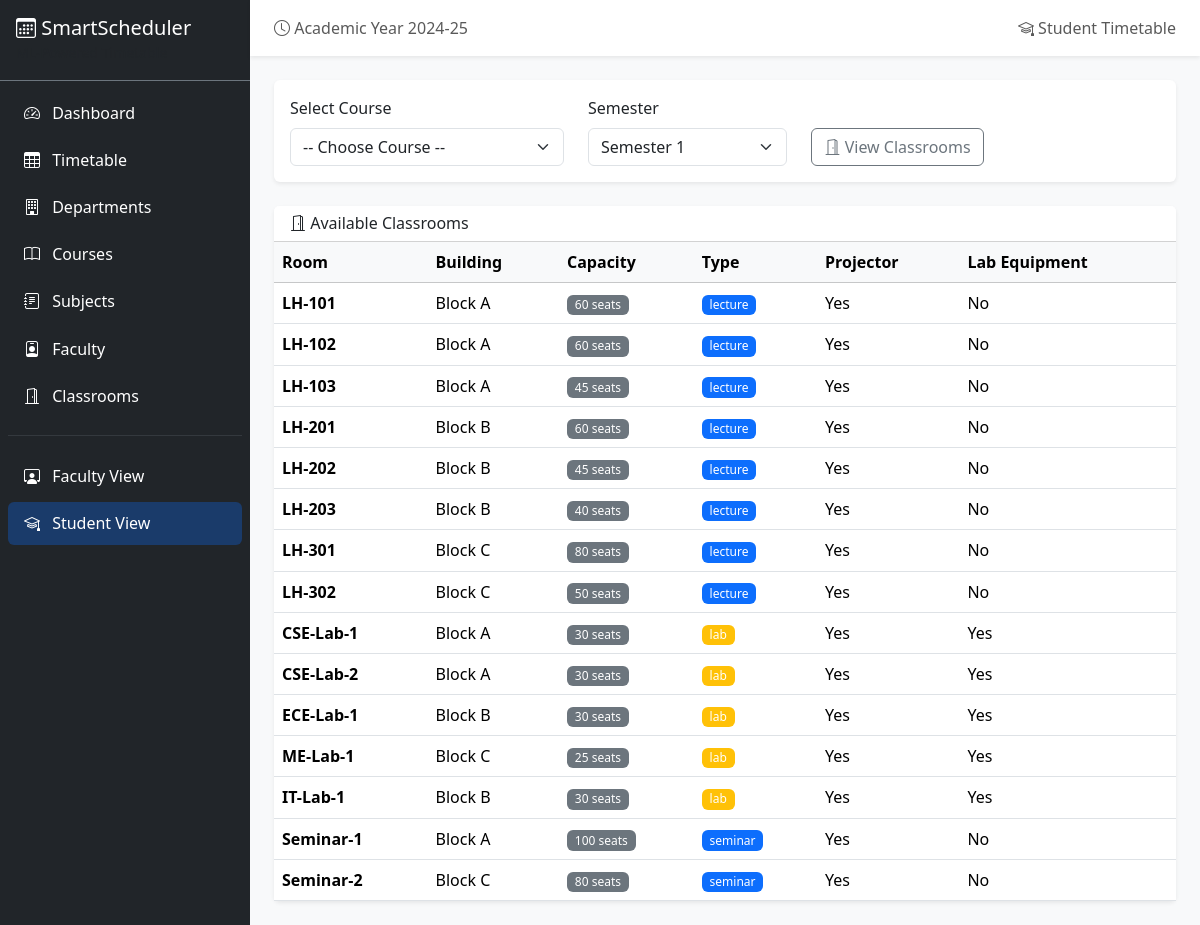
/student/classrooms, run on the app's committed database.
### database/models.py (models this page shows)
class Classroom(db.Model):
    __tablename__ = "classrooms"
    id = db.Column(db.Integer, primary_key=True)
    name = db.Column(db.String(50), nullable=False)
    building = db.Column(db.String(50), default="Main")
    capacity = db.Column(db.Integer, nullable=False)
    room_type = db.Column(db.String(20), default="lecture")  # lecture, lab, seminar
    has_projector = db.Column(db.Boolean, default=True)
    has_lab_equipment = db.Column(db.Boolean, default=False)
    is_available = db.Column(db.Boolean, default=True)
    created_at = db.Column(db.DateTime, default=datetime.utcnow)
    timetable_entries = db.relationship("TimetableEntry", backref="classroom", lazy=True)
    def to_dict(self):
        return {
            "id": self.id,
            "name": self.name,
            "building": self.building,
            "capacity": self.capacity,
            "room_type": self.room_type,
            "has_projector": self.has_projector,
            "has_lab_equipment": self.has_lab_equipment,
            "is_available": self.is_available,
        }

### routes/student.py (the view)
@student_bp.route("/classrooms")
def classrooms():
    rooms = Classroom.query.filter_by(is_available=True).all()
    return render_template(
        "student/timetable.html",
        classrooms=[r.to_dict() for r in rooms],
        show_classrooms=True,
        courses=Course.query.all(),
    )

### templates/student/timetable.html (shortened to what this page needs)
{% extends "base.html" %}
{% block page_title %}<i class="bi bi-mortarboard"></i> Student Timetable{% endblock %}
{% block content %}
<div class="card border-0 shadow-sm mb-4">
    <div class="card-body">
        <div class="row align-items-end">
            <div class="col-md-4">
                <label class="form-label">Select Course</label>
                <select class="form-select" id="courseSelect" onchange="loadStudentTimetable()">
                    <option value="">-- Choose Course --</option>
                </select>
            </div>
            <div class="col-md-3">
                <label class="form-label">Semester</label>
                <select class="form-select" id="semSelect" onchange="loadStudentTimetable()">
                    {% for s in range(1, 9) %}
                    <option value="{{ s }}" {{ 'selected' if selected_semester == s }}>Semester {{ s }}</option>
                    {% endfor %}
                </select>
            </div>
            <div class="col-md-3">
                <a href="{{ url_for('student.classrooms') }}" class="btn btn-outline-secondary">
                    <i class="bi bi-door-open"></i> View Classrooms
                </a>
            </div>
        </div>
    </div>
</div>
{% if show_classrooms is defined and show_classrooms %}
<div class="card border-0 shadow-sm">
    <div class="card-header bg-white">
        <h6 class="mb-0"><i class="bi bi-door-open"></i> Available Classrooms</h6>
    </div>
    <div class="card-body p-0">
        <div class="table-responsive">
            <table class="table table-hover mb-0">
                <thead class="table-light">
                    <tr>
                        <th>Room</th>
                        <th>Building</th>
                        <th>Capacity</th>
                        <th>Type</th>
                        <th>Projector</th>
                        <th>Lab Equipment</th>
                    </tr>
                </thead>
                <tbody>
                    {% for room in classrooms %}
                    <tr>
                        <td><strong>{{ room.name }}</strong></td>
                        <td>{{ room.building }}</td>
                        <td><span class="badge bg-secondary">{{ room.capacity }} seats</span></td>
                        <td>
                            <span class="badge {{ 'bg-warning' if room.room_type == 'lab' else 'bg-primary' }}">
                                {{ room.room_type }}
                            </span>
                        </td>
                        <td>{{ 'Yes' if room.has_projector else 'No' }}</td>
                        <td>{{ 'Yes' if room.has_lab_equipment else 'No' }}</td>
                    </tr>
                    {% endfor %}
                </tbody>
            </table>
        </div>
    </div>
</div>
{% else %}
<div class="text-center p-5 text-muted">
    <i class="bi bi-calendar3" style="font-size: 3rem;"></i>
    <h5 class="mt-3">Select a course and semester to view the timetable</h5>
    <p>Choose your course from the dropdown above to see your weekly schedule.</p>
</div>
{% endif %}
{% endblock %}

### templates/base.html (shortened to what this page needs)
<!DOCTYPE html>
<html lang="en">
<head>
    <link href="https://cdn.jsdelivr.net/npm/bootstrap@5.3.2/dist/css/bootstrap.min.css" rel="stylesheet">
    <link href="https://cdn.jsdelivr.net/npm/bootstrap-icons@1.11.1/font/bootstrap-icons.css" rel="stylesheet">
    <link href="{{ url_for('static', filename='css/style.css') }}" rel="stylesheet">
</head>
<body>
    <div class="d-flex">
        <nav class="sidebar bg-dark text-white" id="sidebar">
            <div class="sidebar-header p-3 border-bottom border-secondary">
                <h5 class="mb-0"><i class="bi bi-calendar3"></i> SmartScheduler</h5>
                <small class="text-muted">ML-Powered Timetable</small>
            </div>
            <ul class="nav flex-column p-2">
                <li class="nav-item">
                    <a class="nav-link text-white {{ 'active' if request.path.startswith('/admin/dashboard') }}"
                       href="{{ url_for('admin.dashboard') }}">
                        <i class="bi bi-speedometer2"></i> Dashboard
                    </a>
                </li>
                <li class="nav-item">
                    <a class="nav-link text-white {{ 'active' if request.path.startswith('/admin/timetable') }}"
                       href="{{ url_for('admin.timetable') }}">
                        <i class="bi bi-table"></i> Timetable
                    </a>
                </li>
                <li class="nav-item">
                    <a class="nav-link text-white {{ 'active' if 'entity=departments' in request.url }}"
                       href="{{ url_for('admin.manage', entity='departments') }}">
                        <i class="bi bi-building"></i> Departments
                    </a>
                </li>
                <li class="nav-item">
                    <a class="nav-link text-white {{ 'active' if 'entity=courses' in request.url }}"
                       href="{{ url_for('admin.manage', entity='courses') }}">
                        <i class="bi bi-book"></i> Courses
                    </a>
                </li>
                <li class="nav-item">
                    <a class="nav-link text-white {{ 'active' if 'entity=subjects' in request.url }}"
                       href="{{ url_for('admin.manage', entity='subjects') }}">
                        <i class="bi bi-journal-text"></i> Subjects
                    </a>
                </li>
                <li class="nav-item">
                    <a class="nav-link text-white {{ 'active' if 'entity=faculty' in request.url }}"
                       href="{{ url_for('admin.manage', entity='faculty') }}">
                        <i class="bi bi-person-badge"></i> Faculty
                    </a>
                </li>
                <li class="nav-item">
                    <a class="nav-link text-white {{ 'active' if 'entity=classrooms' in request.url }}"
                       href="{{ url_for('admin.manage', entity='classrooms') }}">
                        <i class="bi bi-door-open"></i> Classrooms
                    </a>
                </li>
                <hr class="text-secondary">
                <li class="nav-item">
                    <a class="nav-link text-white {{ 'active' if request.path.startswith('/faculty') }}"
                       href="{{ url_for('faculty.schedule') }}">
                        <i class="bi bi-person-workspace"></i> Faculty View
                    </a>
                </li>
                <li class="nav-item">
                    <a class="nav-link text-white {{ 'active' if request.path.startswith('/student') }}"
                       href="{{ url_for('student.timetable') }}">
                        <i class="bi bi-mortarboard"></i> Student View
                    </a>
                </li>
            </ul>
        </nav>
        <main class="main-content flex-grow-1">
            <nav class="navbar navbar-light bg-white shadow-sm px-4">
                <span class="navbar-text">
                    <i class="bi bi-clock"></i> Academic Year 2024-25
                </span>
                <span class="navbar-text">
                    {% block page_title %}Dashboard{% endblock %}
                </span>
            </nav>
            <div class="container-fluid p-4">
                {% block content %}{% endblock %}
            </div>
        </main>
    </div>
</body>
</html>

### static/css/style.css (style rules this page uses)
.sidebar { width: 250px; min-height: 100vh; position: sticky; top: 0; flex-shrink: 0; }
.sidebar .nav-link { padding: 0.6rem 1rem; border-radius: 6px; margin: 2px 0; transition: background-color 0.2s; }
.sidebar .nav-link.active { background-color: rgba(13, 110, 253, 0.3); }
.sidebar .nav-link i { margin-right: 8px; width: 20px; text-align: center; }
.main-content { min-height: 100vh; background-color: #f8f9fa; }
.badge { font-weight: 500; }
.card { transition: box-shadow 0.2s; }

### data on the page
Classroom: name "LH-101", building "Block A", capacity "60", room_type "lecture", has_projector "Yes", has_lab_equipment "No"
Classroom: name "LH-102", building "Block A", capacity "60", room_type "lecture", has_projector "Yes", has_lab_equipment "No"
Classroom: name "LH-103", building "Block A", capacity "45", room_type "lecture", has_projector "Yes", has_lab_equipment "No"
Classroom: name "LH-201", building "Block B", capacity "60", room_type "lecture", has_projector "Yes", has_lab_equipment "No"
Classroom: name "LH-202", building "Block B", capacity "45", room_type "lecture", has_projector "Yes", has_lab_equipment "No"
Classroom: name "LH-203", building "Block B", capacity "40", room_type "lecture", has_projector "Yes", has_lab_equipment "No"
Classroom: name "LH-301", building "Block C", capacity "80", room_type "lecture", has_projector "Yes", has_lab_equipment "No"
Classroom: name "LH-302", building "Block C", capacity "50", room_type "lecture", has_projector "Yes", has_lab_equipment "No"
Classroom: name "CSE-Lab-1", building "Block A", capacity "30", room_type "lab", has_projector "Yes", has_lab_equipment "Yes"
Classroom: name "CSE-Lab-2", building "Block A", capacity "30", room_type "lab", has_projector "Yes", has_lab_equipment "Yes"
Classroom: name "ECE-Lab-1", building "Block B", capacity "30", room_type "lab", has_projector "Yes", has_lab_equipment "Yes"
Classroom: name "ME-Lab-1", building "Block C", capacity "25", room_type "lab", has_projector "Yes", has_lab_equipment "Yes"
Classroom: name "IT-Lab-1", building "Block B", capacity "30", room_type "lab", has_projector "Yes", has_lab_equipment "Yes"
Classroom: name "Seminar-1", building "Block A", capacity "100", room_type "seminar", has_projector "Yes", has_lab_equipment "No"
Classroom: name "Seminar-2", building "Block C", capacity "80", room_type "seminar", has_projector "Yes", has_lab_equipment "No"
